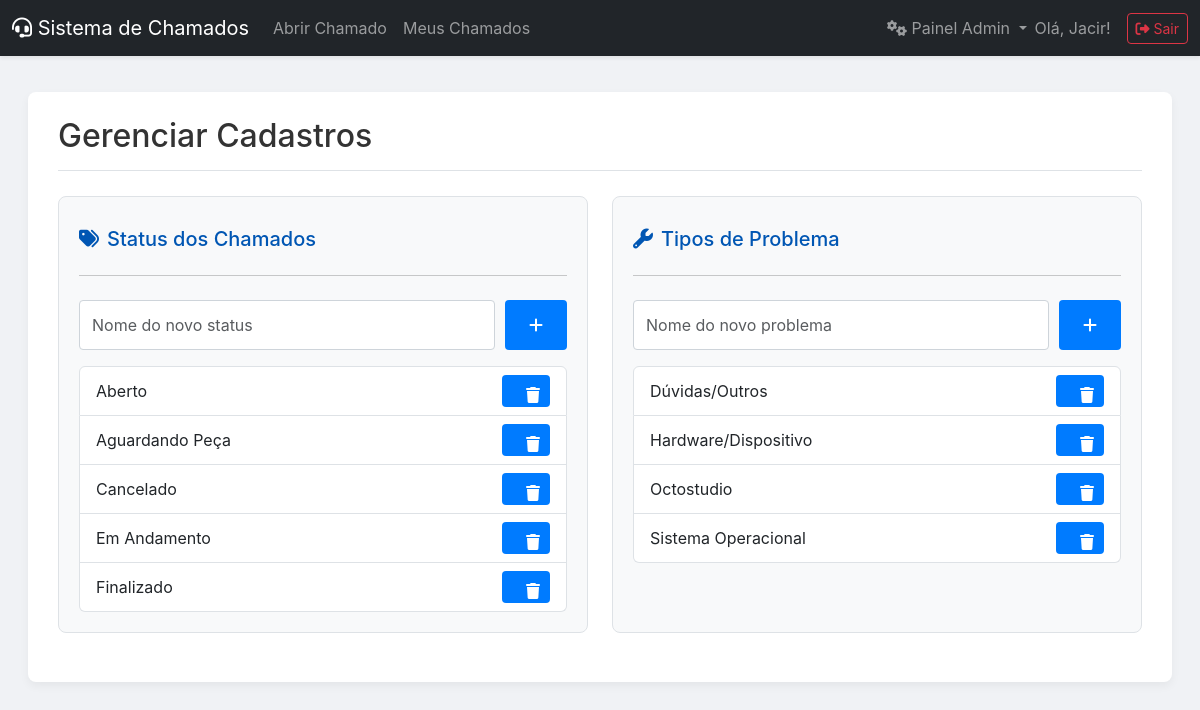
Screenshot of /admin/gerenciar (signed in) with the database file from the repository.
### tables this page shows
CREATE TABLE users (
        id INTEGER PRIMARY KEY AUTOINCREMENT, email TEXT UNIQUE NOT NULL, password TEXT NOT NULL,
        municipio TEXT NOT NULL, responsavel TEXT NOT NULL, telefone TEXT NOT NULL,
        must_reset_password BOOLEAN DEFAULT 1, is_admin BOOLEAN DEFAULT 0
    );

CREATE TABLE status (
        id INTEGER PRIMARY KEY AUTOINCREMENT,
        nome TEXT UNIQUE NOT NULL
    );

CREATE TABLE tipos_problema (
        id INTEGER PRIMARY KEY AUTOINCREMENT,
        nome TEXT UNIQUE NOT NULL
    );

### app.py (the view)
@app.route('/admin/gerenciar')
@login_required
@admin_required
def gerenciar_cadastros():
    db = get_db()
    status_list = db.execute('SELECT * FROM status ORDER BY nome').fetchall()
    tipos_problema_list = db.execute('SELECT * FROM tipos_problema ORDER BY nome').fetchall()
    db.close()
    return render_template('gerenciar_cadastros.html', status_list=status_list, tipos_problema_list=tipos_problema_list)

### app.py (called while the page is built)
def get_db():
    db = sqlite3.connect(DATABASE)
    db.row_factory = sqlite3.Row
    return db

def login_required(f):
    @wraps(f)
    def decorated_function(*args, **kwargs):
        if 'user_id' not in session:
            flash('Por favor, faça login para acessar esta página.', 'warning')
            return redirect(url_for('login'))
        return f(*args, **kwargs)
    return decorated_function

def admin_required(f):
    @wraps(f)
    def decorated_function(*args, **kwargs):
        if not g.user or not g.user['is_admin']:
            flash('Acesso negado. Esta área é restrita para administradores.', 'danger')
            return redirect(url_for('index'))
        return f(*args, **kwargs)
    return decorated_function

@app.before_request
def load_logged_in_user():
    user_id = session.get('user_id')
    if user_id is None:
        g.user = None
    else:
        db = get_db()
        g.user = db.execute('SELECT * FROM users WHERE id = ?', (user_id,)).fetchone()
        db.close()

@app.context_processor
def inject_user():
    return dict(user=g.user)

### templates/gerenciar_cadastros.html (shortened to what this page needs)
{% extends "layout.html" %}
{% block content %}
<div class="content-container">
    <div class="page-header">
        <h2 class="mb-0">Gerenciar Cadastros</h2>
    </div>
    <div class="row mt-4">
        <div class="col-md-6 mb-4">
            <div class="management-panel">
                <h3><i class="fas fa-tags me-2"></i>Status dos Chamados</h3>
                <hr>
                <form action="{{ url_for('add_status') }}" method="post" class="add-form">
                    <input type="text" name="nome" class="form-control" placeholder="Nome do novo status" required>
                    <button type="submit" class="btn btn-primary"><i class="fas fa-plus"></i></button>
                </form>
                <ul class="list-group mt-3">
                    {% for status in status_list %}
                    <li class="list-group-item d-flex justify-content-between align-items-center">
                        {{ status.nome }}
                        <form action="{{ url_for('delete_status', status_id=status.id) }}" method="post" class="d-inline">
                            <button type="submit" class="btn btn-sm btn-outline-danger btn-delete" title="Excluir" onclick="return confirm('Tem certeza que deseja excluir este status? A ação não pode ser desfeita.')">
                                <i class="fas fa-trash"></i>
                            </button>
                        </form>
                    </li>
                    {% else %}
                    <li class="list-group-item">Nenhum status cadastrado.</li>
                    {% endfor %}
                </ul>
            </div>
        </div>
        <div class="col-md-6 mb-4">
            <div class="management-panel">
                <h3><i class="fas fa-wrench me-2"></i>Tipos de Problema</h3>
                <hr>
                <form action="{{ url_for('add_tipo_problema') }}" method="post" class="add-form">
                    <input type="text" name="nome" class="form-control" placeholder="Nome do novo problema" required>
                    <button type="submit" class="btn btn-primary"><i class="fas fa-plus"></i></button>
                </form>
                <ul class="list-group mt-3">
                    {% for tipo in tipos_problema_list %}
                    <li class="list-group-item d-flex justify-content-between align-items-center">
                        {{ tipo.nome }}
                        <form action="{{ url_for('delete_tipo_problema', tipo_id=tipo.id) }}" method="post" class="d-inline">
                            <button type="submit" class="btn btn-sm btn-outline-danger btn-delete" title="Excluir" onclick="return confirm('Tem certeza que deseja excluir este tipo de problema? A ação não pode ser desfeita.')">
                                <i class="fas fa-trash"></i>
                            </button>
                        </form>
                    </li>
                    {% else %}
                    <li class="list-group-item">Nenhum tipo de problema cadastrado.</li>
                    {% endfor %}
                </ul>
            </div>
        </div>
    </div>
</div>
{% endblock %}

### templates/layout.html (shortened to what this page needs)
<!doctype html>
<html lang="pt-BR">
<head>
    <link href="https://cdn.jsdelivr.net/npm/bootstrap@5.3.0/dist/css/bootstrap.min.css" rel="stylesheet">
    <link rel="stylesheet" href="https://cdnjs.cloudflare.com/ajax/libs/font-awesome/6.4.0/css/all.min.css">
    <link rel="stylesheet" href="{{ url_for('static', filename='css/style.css') }}">
</head>
<body>
<nav class="navbar navbar-expand-lg navbar-dark bg-dark shadow-sm">
    <div class="container-fluid">
        <a class="navbar-brand" href="{{ url_for('index') }}">
            <i class="fas fa-headset"></i>
            Sistema de Chamados
        </a>
        <div class="collapse navbar-collapse" id="navbarNav">
            <ul class="navbar-nav me-auto">
                {% if user %}
                    {% if user.is_admin %}
                        <li class="nav-item">
                             <a class="nav-link" href="{{ url_for('abrir_chamado_admin') }}">Abrir Chamado</a>
                        </li>
                    {% else %}
                        <li class="nav-item">
                            <a class="nav-link" href="{{ url_for('index') }}">Abrir Chamado</a>
                        </li>
                    {% endif %}
                    <li class="nav-item">
                        <a class="nav-link" href="{{ url_for('meus_chamados') }}">Meus Chamados</a>
                    </li>
                {% endif %}
            </ul>
            <ul class="navbar-nav ms-auto align-items-center">
                {% if user and user.is_admin %}
                    <li class="nav-item dropdown">
                        <a class="nav-link dropdown-toggle" href="#" id="adminMenuDropdown" role="button" data-bs-toggle="dropdown" aria-expanded="false">
                            <i class="fas fa-cogs"></i> Painel Admin
                        </a>
                    </li>
                {% endif %}
                {% if user %}
                    <li class="nav-item">
                        <span class="navbar-text me-3">
                            Olá, {{ user.responsavel.split()[0] }}!
                        </span>
                    </li>
                    <li class="nav-item">
                        <a href="{{ url_for('logout') }}" class="btn btn-outline-danger btn-sm">
                            <i class="fas fa-sign-out-alt"></i> Sair
                        </a>
                    </li>
                {% else %}
                    <li class="nav-item">
                         <a href="{{ url_for('login') }}" class="btn btn-outline-success btn-sm">
                            <i class="fas fa-sign-in-alt"></i> Entrar
                        </a>
                    </li>
                {% endif %}
            </ul>
        </div>
    </div>
</nav>
<main class="container-fluid">
    <div class="main-content">
        {% block content %}{% endblock %}
    </div>
</main>
</body>
</html>

### static/css/style.css (style rules this page uses)
body { font-family: -apple-system, BlinkMacSystemFont, "Segoe UI", Roboto, "Helvetica Neue", Arial, sans-serif; margin: 0; background-color: #f8f9fa; color: #333; }
h1, h2, h3 { margin-top: 0.5em; margin-bottom: 0.75em; }
.main-content { flex-grow: 1; padding: 1em; overflow-x: auto; }
input[type="text"], input[type="email"], input[type="tel"], input[type="password"], select, textarea { width: 100%; padding: 0.75em; border: 1px solid #ced4da; border-radius: 4px; box-sizing: border-box; }
button[type="submit"] { background-color: #007bff; color: white; border: none; padding: 0.75em 1.5em; border-radius: 4px; cursor: pointer; font-size: 1em; transition: background-color 0.2s; }
hr { margin-top: 1.5em; margin-bottom: 1.5em; }
.add-form { display: flex; gap: 10px; margin-top: 1.5em; }
.add-form input { flex-grow: 1; }

### templates/layout.html (style rules this page uses)
body { background-color: #f0f2f5; }
.main-content { padding-top: 1rem; padding-bottom: 1rem; }

### templates/gerenciar_cadastros.html (style rules this page uses)
.content-container { max-width: 1200px; margin: 20px auto; padding: 25px 30px; background-color: #ffffff; border-radius: 8px; box-shadow: 0 4px 10px rgba(0,0,0,0.05); }
.page-header { border-bottom: 1px solid #dee2e6; padding-bottom: 15px; margin-bottom: 25px; }
.page-header h2 { margin: 0; color: #333; }
.management-panel { background-color: #f8f9fa; border: 1px solid #dee2e6; border-radius: 8px; padding: 20px; height: 100%; }
.management-panel h3 { font-size: 1.25rem; color: #0056b3; }
.add-form { display: flex; gap: 10px; }
.add-form .form-control { flex-grow: 1; }
.btn-delete { border-radius: 50%; width: 32px; height: 32px; padding: 0; line-height: 1; }

### rows the page displays
users: responsavel "Jacir"
status: nome "Aberto"
status: nome "Aguardando Peça"
status: nome "Cancelado"
status: nome "Em Andamento"
status: nome "Finalizado"
tipos_problema: nome "Dúvidas/Outros"
tipos_problema: nome "Hardware/Dispositivo"
tipos_problema: nome "Octostudio"
tipos_problema: nome "Sistema Operacional"
